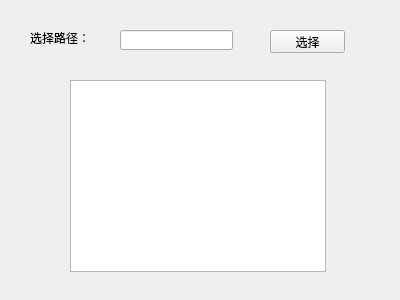
<?xml version="1.0" encoding="UTF-8"?>
<ui version="4.0">
 <class>Form</class>
 <widget class="QWidget" name="Form">
  <property name="geometry">
   <rect>
    <x>0</x>
    <y>0</y>
    <width>400</width>
    <height>300</height>
   </rect>
  </property>
  <property name="windowTitle">
   <string>Form</string>
  </property>
  <widget class="QLabel" name="label">
   <property name="geometry">
    <rect>
     <x>30</x>
     <y>30</y>
     <width>71</width>
     <height>16</height>
    </rect>
   </property>
   <property name="text">
    <string>选择路径：</string>
   </property>
  </widget>
  <widget class="QLineEdit" name="lineEdit">
   <property name="geometry">
    <rect>
     <x>120</x>
     <y>30</y>
     <width>113</width>
     <height>20</height>
    </rect>
   </property>
  </widget>
  <widget class="QPushButton" name="pushButton">
   <property name="geometry">
    <rect>
     <x>270</x>
     <y>30</y>
     <width>75</width>
     <height>23</height>
    </rect>
   </property>
   <property name="text">
    <string>选择</string>
   </property>
  </widget>
  <widget class="QListWidget" name="listWidget">
   <property name="geometry">
    <rect>
     <x>70</x>
     <y>80</y>
     <width>256</width>
     <height>192</height>
    </rect>
   </property>
  </widget>
 </widget>
 <resources/>
 <connections/>
</ui>
